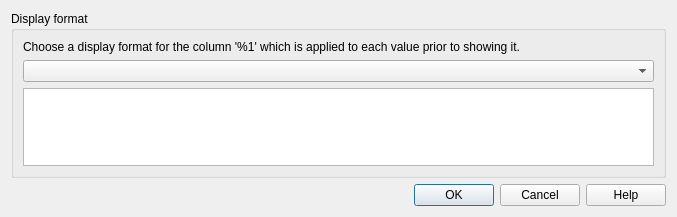
<?xml version="1.0" encoding="UTF-8"?>
<ui version="4.0">
 <class>ColumnDisplayFormatDialog</class>
 <widget class="QDialog" name="ColumnDisplayFormatDialog">
  <property name="geometry">
   <rect>
    <x>0</x>
    <y>0</y>
    <width>677</width>
    <height>217</height>
   </rect>
  </property>
  <property name="windowTitle">
   <string>Choose display format</string>
  </property>
  <layout class="QVBoxLayout" name="verticalLayout">
   <item>
    <widget class="QGroupBox" name="groupBox">
     <property name="title">
      <string>Display format</string>
     </property>
     <layout class="QVBoxLayout" name="verticalLayout_2">
      <item>
       <widget class="QLabel" name="labelDisplayFormat">
        <property name="text">
         <string>Choose a display format for the column '%1' which is applied to each value prior to showing it.</string>
        </property>
       </widget>
      </item>
      <item>
       <widget class="QComboBox" name="comboDisplayFormat"/>
      </item>
      <item>
       <widget class="SqlTextEdit" name="editDisplayFormat"/>
      </item>
     </layout>
    </widget>
   </item>
   <item>
    <widget class="QDialogButtonBox" name="buttonBox">
     <property name="orientation">
      <enum>Qt::Horizontal</enum>
     </property>
     <property name="standardButtons">
      <set>QDialogButtonBox::Cancel|QDialogButtonBox::Help|QDialogButtonBox::Ok</set>
     </property>
    </widget>
   </item>
  </layout>
 </widget>
 <customwidgets>
  <customwidget>
   <class>SqlTextEdit</class>
   <extends>QTextEdit</extends>
   <header>sqltextedit.h</header>
   <container>1</container>
  </customwidget>
 </customwidgets>
 <tabstops>
  <tabstop>comboDisplayFormat</tabstop>
  <tabstop>editDisplayFormat</tabstop>
 </tabstops>
 <resources/>
 <connections>
  <connection>
   <sender>buttonBox</sender>
   <signal>accepted()</signal>
   <receiver>ColumnDisplayFormatDialog</receiver>
   <slot>accept()</slot>
   <hints>
    <hint type="sourcelabel">
     <x>227</x>
     <y>188</y>
    </hint>
    <hint type="destinationlabel">
     <x>157</x>
     <y>204</y>
    </hint>
   </hints>
  </connection>
  <connection>
   <sender>buttonBox</sender>
   <signal>rejected()</signal>
   <receiver>ColumnDisplayFormatDialog</receiver>
   <slot>reject()</slot>
   <hints>
    <hint type="sourcelabel">
     <x>295</x>
     <y>194</y>
    </hint>
    <hint type="destinationlabel">
     <x>286</x>
     <y>204</y>
    </hint>
   </hints>
  </connection>
  <connection>
   <sender>comboDisplayFormat</sender>
   <signal>currentIndexChanged(int)</signal>
   <receiver>ColumnDisplayFormatDialog</receiver>
   <slot>updateSqlCode()</slot>
   <hints>
    <hint type="sourcelabel">
     <x>125</x>
     <y>69</y>
    </hint>
    <hint type="destinationlabel">
     <x>244</x>
     <y>4</y>
    </hint>
   </hints>
  </connection>
  <connection>
   <sender>editDisplayFormat</sender>
   <signal>modificationChanged(bool)</signal>
   <receiver>ColumnDisplayFormatDialog</receiver>
   <slot>setCustom(bool)</slot>
   <hints>
    <hint type="sourcelabel">
     <x>125</x>
     <y>69</y>
    </hint>
    <hint type="destinationlabel">
     <x>244</x>
     <y>4</y>
    </hint>
   </hints>
  </connection>
  <connection>
   <sender>buttonBox</sender>
   <signal>helpRequested()</signal>
   <receiver>ColumnDisplayFormatDialog</receiver>
   <slot>help()</slot>
   <hints>
    <hint type="sourcelabel">
     <x>338</x>
     <y>195</y>
    </hint>
    <hint type="destinationlabel">
     <x>338</x>
     <y>108</y>
    </hint>
   </hints>
  </connection>
 </connections>
 <slots>
  <slot>updateSqlCode()</slot>
  <slot>setCustom()</slot>
 </slots>
</ui>
